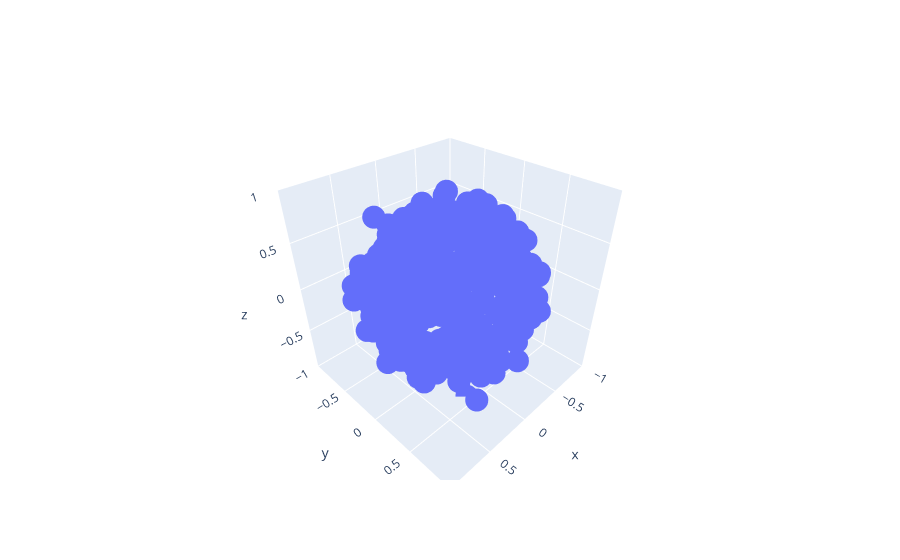

Here is the notebook cell this chart was saved with:
### Markdown cell above
Does the coupling strength also give us the sphere/does it work as well as mutual information?

### Code cell
#Run a simulation where couplings are used in calculating a distance matrix.


#Extract the X3 data

#plot it and calculate Rmse and count.


range_k=31
folder = 'goe_xxyyzz'
N=12
state_number=0

X3_long=[]
m_list=[]
for k in range(range_k):
    file_name=folder+f"{N}_{k}_{state_number}"
    dab=load_d(file_name)
    X2,X3,m1,m=mapData(dab,False)
    X3_long.append(X3)
    m_list.append(m)
X3_long_array=np.concatenate(X3_long, axis=0)


m=max(m_list)

fig = go.Figure(data=go.Scatter3d(x=X3_long_array[:, 0]/m, y=X3_long_array[:, 1]/m, z=X3_long_array[:, 2]/m, mode='markers'))

fig.update_layout(
scene=dict(
            xaxis=dict(range=[-1, 1]),
            yaxis=dict(range=[-1, 1]),
            zaxis=dict(range=[-1, 1]),
            aspectmode='cube'))
        
fig.show()

r,x0,y0,z0, rmse=sphereFit(X3_long_array[:,0]/m,X3_long_array[:,1]/m,X3_long_array[:,2]/m)
print(f"Number of points {range_k*12}")
print(rmse)

count_points_in_sphere(X3_long_array[:,0]/m, X3_long_array[:,1]/m, X3_long_array[:,2]/m, 0.6)

### Figure 1 — Plotly figure (JSON) as saved in the notebook; plotly's stock layout.template omitted (floating-point values rounded to 4 significant figures; data arrays with more than 128 entries replaced by an {"elided": "..."} marker saying what was removed)
{"data": [{"mode": "markers", "type": "scatter3d", "x": {"elided": "372 float values"}, "y": {"elided": "372 float values"}, "z": {"elided": "372 float values"}}], "layout": {"scene": {"aspectmode": "cube", "xaxis": {"range": [-1, 1]}, "yaxis": {"range": [-1, 1]}, "zaxis": {"range": [-1, 1]}}}}
